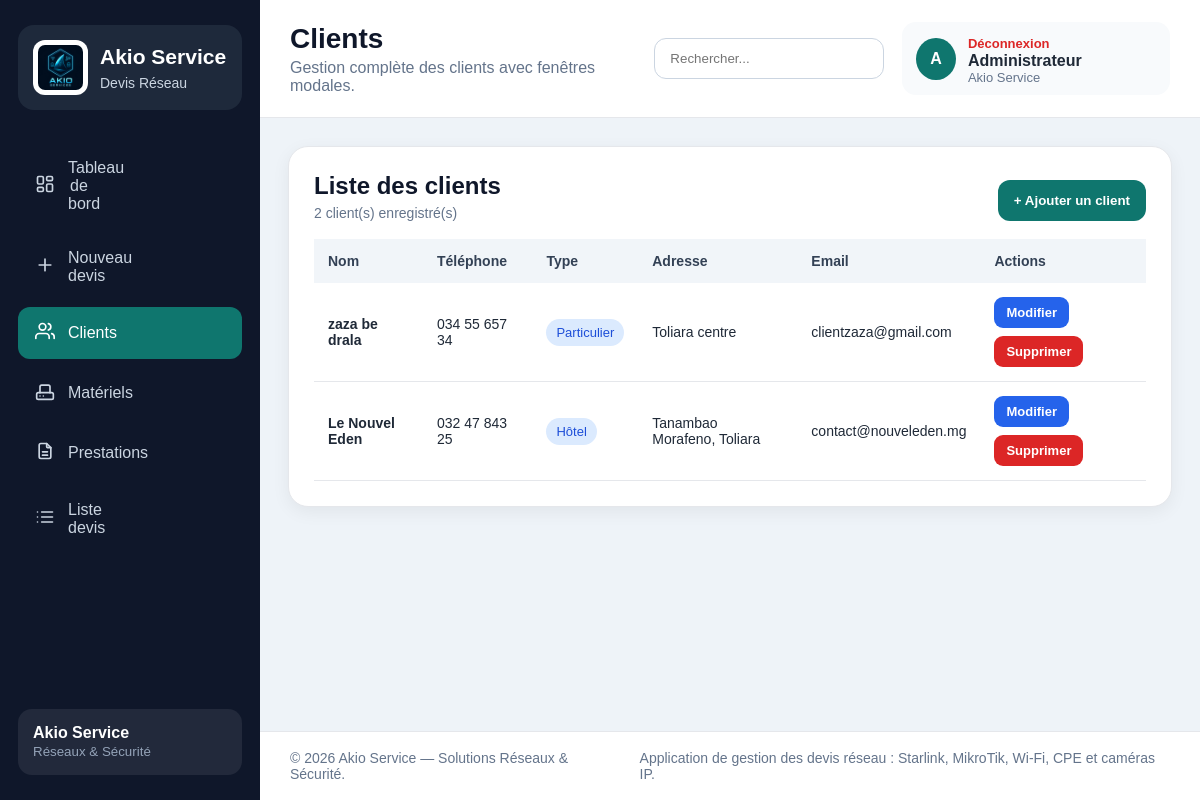
Screenshot of /clients.php (signed in) with the database file from the repository.
### tables this page shows
CREATE TABLE `clients` (
  `id` int(11) NOT NULL AUTO_INCREMENT,
  `nom` varchar(100) NOT NULL,
  `telephone` varchar(30) DEFAULT NULL,
  `adresse` varchar(150) DEFAULT NULL,
  `email` varchar(100) DEFAULT NULL,
  `type_client` varchar(50) DEFAULT NULL,
  `date_creation` datetime DEFAULT current_timestamp(),
  PRIMARY KEY (`id`)
);

### clients.php (the view, shortened to what this page needs)
<?php
require_once "config.php";
$requete = $pdo->query("
    SELECT *
    FROM clients
    ORDER BY id DESC
");
$clients = $requete->fetchAll(PDO::FETCH_ASSOC);
require_once "includes/header.php";
?>
<section class="content">
    <div class="panel">
        <div class="panel-header">
            <div>
                <h2>Liste des clients</h2>
                <p class="panel-subtitle">
                    <?php echo count($clients); ?> client(s) enregistré(s)
                </p>
            </div>
            <button type="button" class="btn-submit" onclick="openAddClientModal()">
                + Ajouter un client
            </button>
        </div>
        <?php if (count($clients) > 0): ?>
            <table>
                <thead>
                    <tr>
                        <th>Nom</th>
                        <th>Téléphone</th>
                        <th>Type</th>
                        <th>Adresse</th>
                        <th>Email</th>
                        <th>Actions</th>
                    </tr>
                </thead>
                <tbody>
                    <?php foreach ($clients as $client): ?>
                        <tr>
                            <td>
                                <strong><?php echo htmlspecialchars($client["nom"]); ?></strong>
                            </td>
                            <td><?php echo htmlspecialchars($client["telephone"]); ?></td>
                            <td>
                                <span class="status">
                                    <?php echo htmlspecialchars($client["type_client"]); ?>
                                </span>
                            </td>
                            <td><?php echo htmlspecialchars($client["adresse"]); ?></td>
                            <td><?php echo htmlspecialchars($client["email"]); ?></td>
                            <td>
                                <div class="table-actions">
                                    <button
                                        type="button"
                                        class="btn-edit"
                                        onclick="openEditClientModal(
                                            '<?php echo $client["id"]; ?>',
                                            '<?php echo htmlspecialchars($client["nom"], ENT_QUOTES); ?>',
                                            '<?php echo htmlspecialchars($client["telephone"], ENT_QUOTES); ?>',
                                            '<?php echo htmlspecialchars($client["adresse"], ENT_QUOTES); ?>',
                                            '<?php echo htmlspecialchars($client["email"], ENT_QUOTES); ?>',
                                            '<?php echo htmlspecialchars($client["type_client"], ENT_QUOTES); ?>'
                                        )"
                                    >
                                        Modifier
                                    </button>
                                    <button
                                        type="button"
                                        class="btn-delete"
                                        onclick="openDeleteClientModal('<?php echo $client["id"]; ?>')"
                                    >
                                        Supprimer
                                    </button>
                                </div>
                            </td>
                        </tr>
                    <?php endforeach; ?>
                </tbody>
            </table>
        <?php endif; ?>
    </div>
</section>
<?php require_once "includes/footer.php"; ?>

### css/style.css (style rules this page uses)
:root { --color-accent: #0f766e; --color-accent-dark: #115e59; --color-bg: #eef3f8; --color-panel-bg: #ffffff; --color-empty-bg: #f8fafc; --color-table-header-bg: #f1f5f9; --color-status-bg: #dbeafe; --color-text: #1f2937; --color-text-strong: #0f172a; --color-text-secondary: #64748b; --color-border: #e5e7eb; --color-border-input: #cbd5e1; --color-shadow: rgba(0,0,0,0.06); }
* { margin: 0; padding: 0; box-sizing: border-box; }
body { font-family: Arial, sans-serif; background: var(--color-bg); color: var(--color-text); }
.content { padding: 28px; flex: 1; }
.panel { background: var(--color-panel-bg); padding: 25px; border-radius: 20px; border: 1px solid var(--color-border); box-shadow: 0 5px 18px var(--color-shadow); }
.panel-header { display: flex; justify-content: space-between; align-items: center; margin-bottom: 18px; }
.panel-header h2 { color: var(--color-text-strong); }
table { width: 100%; border-collapse: collapse; }
th { background: var(--color-table-header-bg); padding: 14px; text-align: left; color: #334155; font-size: 14px; }
td { padding: 14px; border-bottom: 1px solid var(--color-border); font-size: 14px; }
.status { background: var(--color-status-bg); color: #1d4ed8; padding: 6px 10px; border-radius: 50px; font-size: 13px; }
.btn-submit { background: var(--color-accent); color: white; border: none; padding: 13px 16px; border-radius: 12px; font-weight: bold; cursor: pointer; margin-top: 8px; }

### css/clients.css (style rules this page uses)
.panel-subtitle { color: var(--color-text-secondary); margin-top: 5px; font-size: 14px; }
.table-actions { display: flex; gap: 8px; flex-wrap: wrap; }
.btn-edit, .btn-delete, .btn-cancel { border: none; cursor: pointer; padding: 8px 12px; border-radius: 9px; text-decoration: none; font-size: 13px; font-weight: bold; display: inline-block; }
.btn-edit { background: #2563eb; color: white; }
.btn-delete { background: #dc2626; color: white; }

### rows the page displays
clients: nom "zaza be drala", telephone "034 55 657 34", type_client "Particulier", adresse "Toliara centre", email "clientzaza@gmail.com"
clients: nom "Le Nouvel Eden", telephone "032 47 843 25", type_client "Hôtel", adresse "Tanambao Morafeno, Toliara", email "contact@nouveleden.mg"

### other values shown
$item['label'] "Tableau de bord"
$item['label'] "Nouveau devis"
$item['label'] "Clients"
$item['label'] "Matériels"
$item['label'] "Prestations"
$item['label'] "Liste devis"
$titre_page "Clients"
$description_page "Gestion complète des clients avec fenêtres modales."
count($clients) "2"
